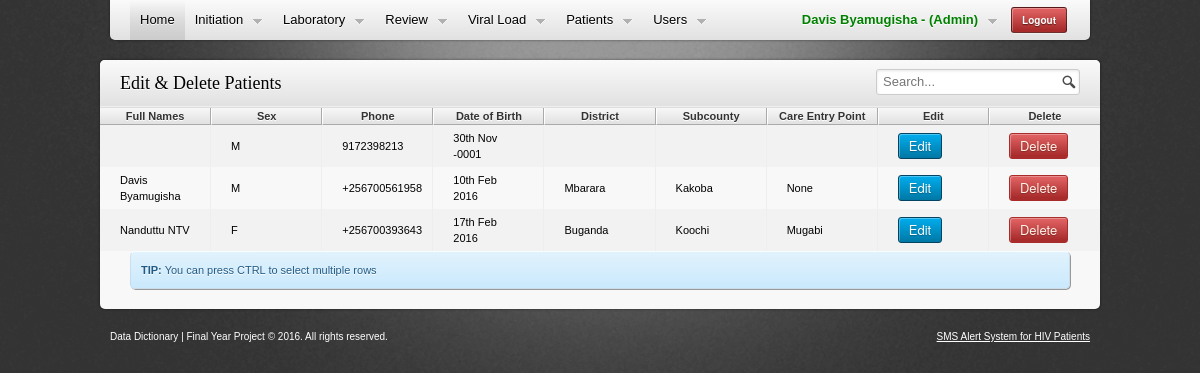
The page /manage_patients.php (signed in) on the database its author committed.
### tables this page shows
CREATE TABLE IF NOT EXISTS `patients` (
  `Patient_Id` int(11) NOT NULL AUTO_INCREMENT,
  `First_Name` varchar(60) NOT NULL,
  `Last_Name` varchar(60) NOT NULL,
  `Sex` varchar(3) NOT NULL,
  `Phone` varchar(45) NOT NULL,
  `Date_Of_Birth` date NOT NULL,
  `District` varchar(45) NOT NULL,
  `Subcounty` varchar(45) NOT NULL,
  `Parish` varchar(45) NOT NULL,
  `Village` varchar(45) NOT NULL,
  `Care_Entry_Point` varchar(60) NOT NULL,
  `Treatment_Supporter` varchar(60) NOT NULL,
  `Created_At` timestamp NOT NULL DEFAULT CURRENT_TIMESTAMP,
  PRIMARY KEY (`Patient_Id`)
);

### init.php (called while the page is built, shortened)
    <?php
function streamline_date($date) {
    $create_date = date_create($date);
    $new_date = date_format($create_date, 'jS M Y');
    return $new_date;
}

### manage_patients.php (the view, shortened to what this page needs)
<!DOCTYPE html>
<html lang="en">
    <head>
        <link rel="stylesheet" media="screen" href="css/reset.css" />
        <link rel="stylesheet" media="screen" href="css/grid.css" />
        <link rel="stylesheet" media="screen" href="css/style.css" />
        <link rel="stylesheet" media="screen" href="css/messages.css" />
        <link rel="stylesheet" media="screen" href="css/forms.css" />
        <link rel="stylesheet" media="screen" href="css/tables.css" />
        <meta http-equiv="Content-Type" content="text/html; charset=utf-8" /></head>
    <body>
        <div id="wrapper">
            <?php
            include("includes/header_menu.php");
            ?>
            <section>
                <div class="container_8 clearfix">
                    <div class="main-content">
                        <header>
                            <input type="text" class="search fr" placeholder="Search..." />
                            <h2>Edit & Delete Patients</h2>
                        </header>
                        <section class="with-table">
                            <table class="datatable tablesort selectable paginate full">
                                <thead>
                                    <tr>
                                        <th>Full Names</th>
                                        <th>Sex</th>
                                        <th>Phone</th>
                                        <th>Date of Birth</th>
                                        <th>District</th>
                                        <th>Subcounty</th>
                                        <th>Care Entry Point</th>
                                        <th>Edit</th>
                                        <th>Delete</th>
                                    </tr>
                                </thead>
                                <tbody>
                                    <?php
                                    include 'init.php';
                                    $query = mysql_query("select * from patients order by First_Name");
                                    while ($row = mysql_fetch_assoc($query)) {
                                        ?>
                                        <tr>
                                            <td><?php echo $row["First_Name"] . " " . $row["Last_Name"]; ?></td>
                                            <td><?php echo $row['Sex'] ?></td>
                                            <td><?php echo $row["Phone"] ?></td>
                                            <td><?php echo streamline_date($row['Date_Of_Birth']); ?></td>
                                            <td><?php echo $row['District'] ?></td>
                                            <td><?php echo $row['Subcounty'] ?></td>
                                            <td><?php echo $row['Care_Entry_Point'] ?></td>
                                            <td>
                                                <form action="process.php?action=edit_patient.php" method="POST">
                                                    <input type="submit" class="button button-blue" value="Edit">
                                                </form>
                                            </td>
                                            <td>
                                                <form action="process.php?action=delete_patient" method="POST">
                                                    <input type="submit" class="button button-red" value="Delete">
                                                </form>
                                            </td>
                                        </tr>
                                        <?php
                                    }
                                    ?>
                                </tbody>
                            </table>
                            <div class="container_6 clearfix">
                                <div class="grid_6">
                                    <div class="message info"><b>TIP:</b> You can press CTRL to select multiple rows</div>
                                </div>
                            </div>
                        </section>
                    </div>
            </section>
        </div>
<?php include("includes/footer.php"); ?>
</body>
</html>

### css/grid.css (style rules this page uses)
.container_8 { margin-left: auto; margin-right: auto; width: 1000px; }
.grid_1, .grid_2, .grid_3, .grid_4, .grid_5, .grid_6, .grid_7, .grid_8 { display:inline; float: left; position: relative; margin-left: 10px; margin-right: 10px; }
.container_8 .grid_6 { width:730px; }
.container_6 { margin-left: auto; margin-right: auto; width: 960px; }
.grid_1, .grid_2, .grid_3, .grid_4, .grid_5, .grid_6 { display:inline; float: left; position: relative; margin-left: 10px; margin-right: 10px; }
.container_6 .grid_6 { width:940px; }
.clearfix:after { visibility: hidden; display: block; font-size: 0; content: " "; clear: both; height: 0; }

### css/style.css (style rules this page uses)
body { font:normal normal normal 11px/16px 'Lucida Grande','Lucida Sans Unicode',Helvetica,Arial,Verdana,sans-serif;overflow:-moz-scrollbars-vertical;background:#333 url(../images/bg.png) no-repeat center top; }
h2 { font-size:18px; }
h1,h2,h3,h4,h5,h6,p { margin:1em 0; }
h1,h2,h3 { color:#000; }
h1,h2,h3,b,strong,caption,th,thead,dt,legend { font-weight:bold; }
.fr { float:right!important; }
#wrapper>section { padding-top:60px; }
.main-content { background:#f8f8f8;-moz-box-shadow:0 0 3px #555;-moz-box-shadow:0 0 3px rgba(0,0,0,0.5);-webkit-box-shadow:0 0 3px #555;-webkit-box-shadow:0 0 3px rgba(0,0,0,0.5);-khtml-box-shadow:0 0 3px #555;-khtml-box-shadow:0 0 3px rgba(0,0,0,0.5);box-shadow:0 0 3px rgba(0,0,0,0.5);-moz-border-radius:5px;-webkit-border-radius:5px;-khtml-border-radius:5px;border-radius:5px;margin-bottom:20px;position:relative;z-index:1; }
.main-content>header { background:#e1e1e1;background:-moz-linear-gradient(top,#fafafa,#e1e1e1);background:-webkit-gradient(linear,left top,left bottom,from(#fafafa),to(#e1e1e1));-pie-background:linear-gradient(top,#fafafa,#e1e1e1);border-bottom:1px solid #efefef;-moz-border-radius:5px 5px 0 0;-webkit-border-top-left-radius:5px;-webkit-border-top-right-radius:5px;-khtml-border-radius:5px 5px 0 0;border-radius:5px 5px 0 0;-moz-box-shadow:0 1px 0 #ddd;-webkit-box-shadow:0 1px 0 #ddd;-khtml-box-shadow:0 1px 0 #ddd;box-shadow:0 1px 0 #ddd;padding:15px 20px;position:relative; }
.main-content>header h2 { font-family:Georgia,'Times New Roman','Bitstream Charter',Times,serif;font-weight:normal;font-size:18px;margin:0;text-shadow:0 1px 0 #fff; }
.main-content>header input { position:relative;top:-6px; }
.main-content>section { -moz-border-radius:0 0 5px 5px;-webkit-border-bottom-left-radius:5px;-webkit-border-bottom-right-radius:5px;-khtml-border-radius:0 0 5px 5px;border-radius:0 0 5px 5px;padding:20px;overflow:hidden; }

### css/messages.css (style rules this page uses)
.message { border-top:1px solid #fff!important;border-top:1px solid rgba(255,255,255,0.9)!important;border-left:1px solid #fff!important;border-left:1px solid rgba(100,100,100,0.1)!important;padding:10px;-moz-border-radius:5px;-webkit-border-radius:5px;-khtml-border-radius:5px;border-radius:5px;margin-bottom:10px;-moz-box-shadow:1px 1px 0 #999;-webkit-box-shadow:1px 1px 0 #999;box-shadow:1px 1px 0 #999;position:relative; }
.message.info { border:1px solid #cadcea;background:#e1f2fc;background:-webkit-gradient(linear,left top,left bottom,from(#e1f2fc),to(#cae9fd));background:-moz-linear-gradient(top,#e1f2fc,#cae9fd);-pie-background:linear-gradient(top,#e1f2fc,#cae9fd);color:#225b86;text-shadow:0 1px 0 #fff; }

### css/tables.css (style rules this page uses)
.main-content>section.with-table { padding:0 0 10px 0;margin-top:1px; }
table.full { width:100%; }
table.datatable { border:1px solid #ccc;border-collapse:separate;border-spacing:0; }
.main-content>section.with-table>table { border:none; }
table.datatable>thead>tr>th { background:#f7f7f7;background:-webkit-gradient(linear,left top,left bottom,from(#f7f7f7),to(#e1e1e1));background:-moz-linear-gradient(top,#f7f7f7,#e1e1e1);-pie-background:linear-gradient(top,#f7f7f7,#e1e1e1);border-bottom:1px solid #aaa;color:#333;text-shadow:0 1px 0 #fff;position:relative; }
table.datatable>thead>tr>th:not(:last-child) { border-right:1px solid #aaa; }
table.datatable>thead>tr>th:not(:first-child) { border-left:1px solid #fff; }
table.datatable>tbody>tr>th,table.datatable>tbody>tr>td { padding:5px 20px;vertical-align:middle; }
table.datatable>tbody>tr:nth-child(odd)>td { background:#f2f2f2; }
table.datatable>tbody>tr>td:not(:last-child) { border-right:1px solid #eee; }
table.datatable.tablesort { table-layout:fixed; }
table.datatable.tablesort>thead>tr>th { padding:0; }

### rows shown on the page
patients: Sex "M", Phone "9172398213", Date_Of_Birth "30th Nov -0001"
patients: First_Name "Davis", Last_Name "Byamugisha", Sex "M", Phone "+256700561958", Date_Of_Birth "10th Feb 2016", District "Mbarara", Subcounty "Kakoba", Care_Entry_Point "None"
patients: First_Name "Nanduttu", Last_Name "NTV", Sex "F", Phone "+256700393643", Date_Of_Birth "17th Feb 2016", District "Buganda", Subcounty "Koochi", Care_Entry_Point "Mugabi"

### other values the page prints
$_SESSION['full_names'] "Davis Byamugisha"
$_SESSION['user_type'] "Admin"
